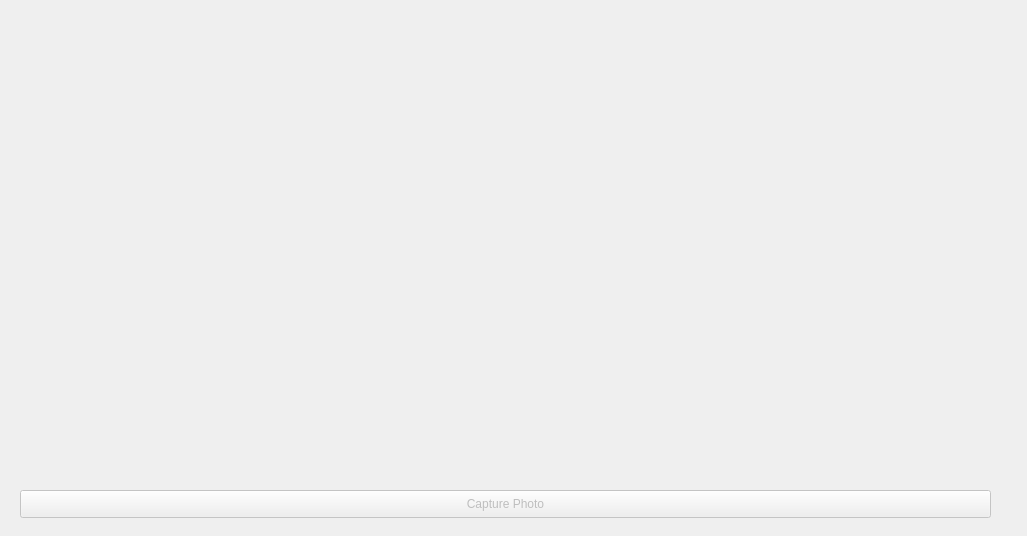
<?xml version="1.0" encoding="UTF-8"?>
<ui version="4.0">
 <class>camera</class>
 <widget class="QDialog" name="camera">
  <property name="geometry">
   <rect>
    <x>0</x>
    <y>0</y>
    <width>1027</width>
    <height>536</height>
   </rect>
  </property>
  <property name="windowTitle">
   <string>Dialog</string>
  </property>
  <widget class="QPushButton" name="takeImageButton">
   <property name="enabled">
    <bool>false</bool>
   </property>
   <property name="geometry">
    <rect>
     <x>20</x>
     <y>490</y>
     <width>971</width>
     <height>28</height>
    </rect>
   </property>
   <property name="text">
    <string>Capture Photo</string>
   </property>
  </widget>
  <widget class="QCameraViewfinder" name="viewfinder" native="true">
   <property name="geometry">
    <rect>
     <x>130</x>
     <y>40</y>
     <width>801</width>
     <height>401</height>
    </rect>
   </property>
   <widget class="QPushButton" name="takeImageButton_3">
    <property name="enabled">
     <bool>false</bool>
    </property>
    <property name="geometry">
     <rect>
      <x>300</x>
      <y>856</y>
      <width>971</width>
      <height>28</height>
     </rect>
    </property>
    <property name="text">
     <string>Capture Photo</string>
    </property>
   </widget>
  </widget>
 </widget>
 <customwidgets>
  <customwidget>
   <class>QCameraViewfinder</class>
   <extends>QWidget</extends>
   <header>qcameraviewfinder.h</header>
   <container>1</container>
  </customwidget>
 </customwidgets>
 <resources/>
 <connections/>
</ui>
